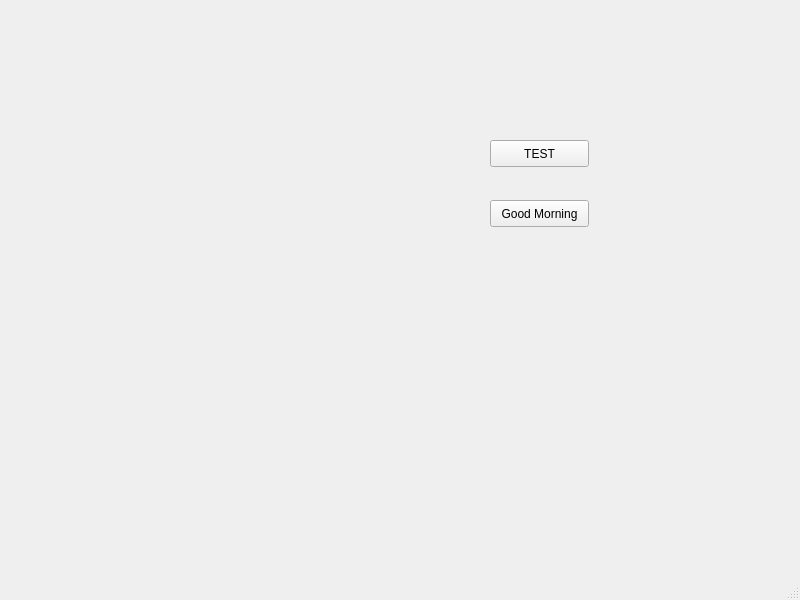
<?xml version="1.0" encoding="UTF-8"?>
<ui version="4.0">
 <class>MainWindow</class>
 <widget class="QMainWindow" name="MainWindow">
  <property name="geometry">
   <rect>
    <x>0</x>
    <y>0</y>
    <width>800</width>
    <height>600</height>
   </rect>
  </property>
  <property name="windowTitle">
   <string>MainWindow</string>
  </property>
  <widget class="QWidget" name="centralwidget">
   <widget class="QPushButton" name="pushButton">
    <property name="geometry">
     <rect>
      <x>490</x>
      <y>140</y>
      <width>99</width>
      <height>27</height>
     </rect>
    </property>
    <property name="text">
     <string>TEST</string>
    </property>
   </widget>
   <widget class="QPushButton" name="pushButton_2">
    <property name="geometry">
     <rect>
      <x>490</x>
      <y>200</y>
      <width>99</width>
      <height>27</height>
     </rect>
    </property>
    <property name="text">
     <string>Good Morning</string>
    </property>
   </widget>
  </widget>
  <widget class="QMenuBar" name="menubar">
   <property name="geometry">
    <rect>
     <x>0</x>
     <y>0</y>
     <width>800</width>
     <height>25</height>
    </rect>
   </property>
  </widget>
  <widget class="QStatusBar" name="statusbar"/>
 </widget>
 <resources/>
 <connections/>
</ui>
